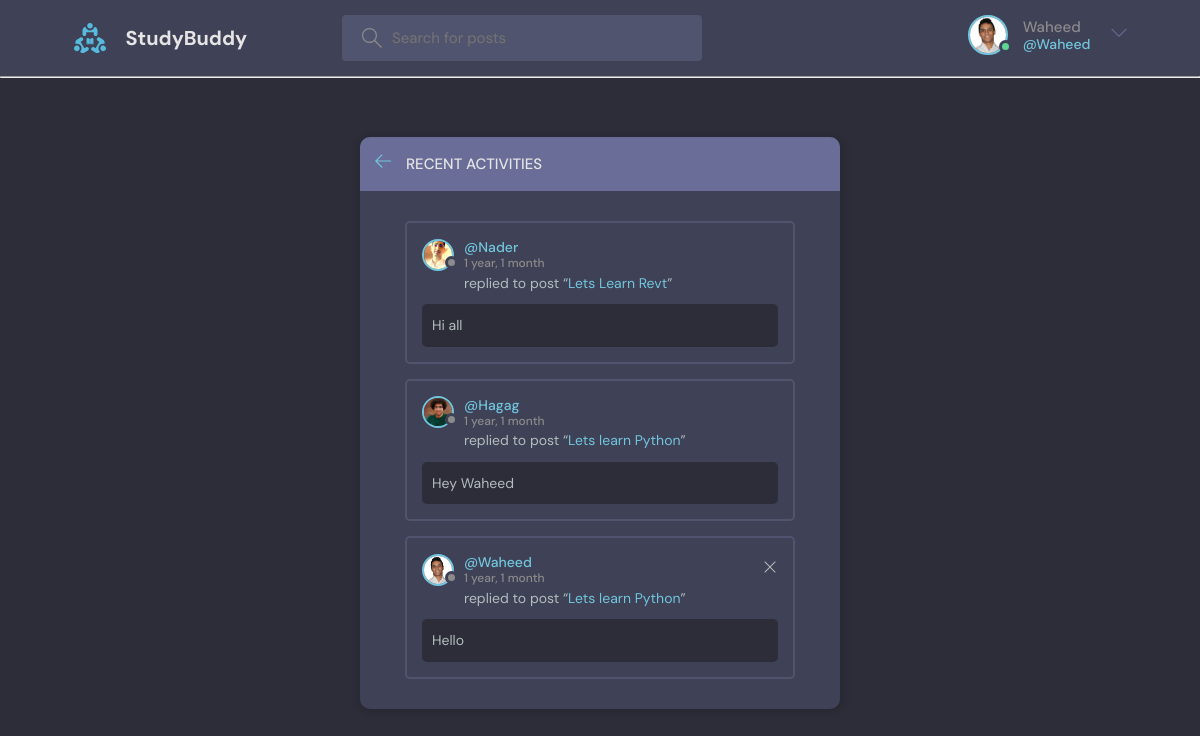
/activity/ (signed in), run on the app's committed database.
### base/models.py (models this page shows)
class User(AbstractUser):
    name = models.CharField(max_length=200,null=True)
    email = models.EmailField(unique=True, null=True)
    bio = models.TextField(null=True)
    avatar = models.ImageField(null=True,default='avatar.svg')
    USERNAME_FIELD = 'email'
    REQUIRED_FIELDS =[]

class Message(models.Model):
    user = models.ForeignKey(User,on_delete=models.CASCADE)
    room = models.ForeignKey(Room,on_delete=models.CASCADE)
    body = models.TextField()
    updated = models.DateTimeField(auto_now=True)
    created = models.DateTimeField(auto_now_add=True)
    class Meta:
        ordering =['-updated','-created']
    def __str__(self):
        return self.body[0:50]

class Room(models.Model):
    host = models.ForeignKey(User,on_delete=models.CASCADE,null=True)
    topic = models.ForeignKey(Topic,on_delete=models.SET_NULL,null=True)
    name = models.CharField(max_length=200)
    description = models.TextField(null=True, blank=True)
    participants = models.ManyToManyField(User,related_name='participants',blank=True)
    updated = models.DateTimeField(auto_now=True)
    created = models.DateTimeField(auto_now_add=True)
    class Meta:
        ordering = ['-updated','-created']
    def __str__(self):
        return self.name

### base/views.py (the view)
# urls.py: path("activity/",views.userActivity,name='activity')
@login_required(login_url='/login')
def userActivity(request):
    room_messages= Message.objects.all()
    return render(request,'base/activity.html',{"room_messages":room_messages})

### base/templates/base/activity.html
{% extends 'main.html' %} {% block content %}
<main class="layout">
  <div class="container">
    <div class="layout__box">
      <div class="layout__boxHeader">
        <div class="layout__boxTitle">
          <a href="{{request.META.HTTP_REFERER}}">
            <svg
              version="1.1"
              xmlns="http://www.w3.org/2000/svg"
              width="32"
              height="32"
              viewBox="0 0 32 32"
            >
              <title>arrow-left</title>
              <path
                d="M13.723 2.286l-13.723 13.714 13.719 13.714 1.616-1.611-10.96-10.96h27.625v-2.286h-27.625l10.965-10.965-1.616-1.607z"
              ></path>
            </svg>
          </a>
          <h3>Recent Activities</h3>
        </div>
      </div>
      <div class="activities-page layout__body">
        {% for message in room_messages %}
        <div class="activities__box">
          <div class="activities__boxHeader roomListRoom__header">
            <a
              href="{% url 'user-profile' message.user.id %}"
              class="roomListRoom__author"
            >
              <div class="avatar avatar--small">
                <img src="{{message.user.avatar.url}}" />
              </div>
              <p>
                @{{message.user.username}}
                <span>{{message.created|timesince}}</span>
              </p>
            </a>
            {% if request.user == message.user %}
            <div class="roomListRoom__actions">
              <a href="{% url 'delete-message' message.id %}">
                <svg
                  version="1.1"
                  xmlns="http://www.w3.org/2000/svg"
                  width="32"
                  height="32"
                  viewBox="0 0 32 32"
                >
                  <title>remove</title>
                  <path
                    d="M27.314 6.019l-1.333-1.333-9.98 9.981-9.981-9.981-1.333 1.333 9.981 9.981-9.981 9.98 1.333 1.333 9.981-9.98 9.98 9.98 1.333-1.333-9.98-9.98 9.98-9.981z"
                  ></path>
                </svg>
              </a>
            </div>
            {% endif %}
          </div>
          <div class="activities__boxContent">
            <p>
              replied to post “<a href="{% url 'room' message.room.id %}"
                >{{message.room}}</a
              >”
            </p>
            <div class="activities__boxRoomContent">{{message}}</div>
          </div>
        </div>
        {% endfor %}
      </div>
    </div>
  </div>
</main>
{% endblock content %}

### templates/navbar.html (shortened to what this page needs)
{% load static %}
<header class="header header--loggedIn">
  <div class="container">
    <a href="{% url 'home' %}" class="header__logo">
      <img src="{% static 'images/logo.svg' %}" />
      <h1>StudyBuddy</h1>
    </a>
    {% if request.user.is_authenticated %}
    <form class="header__search" method='GET' action = "{% url 'home' %}">
      <label>
        <input type='text' name="q" placeholder="Search for posts" />
      </label>
    </form>
    {% endif %}
    <nav class="header__menu">
      {% if request.user.is_authenticated %}
        <div class="header__user">
          <a href="{% url 'user-profile' request.user.id %}">
            <div class="avatar avatar--medium active">
              <img src="{{request.user.avatar.url}}" />
            </div>
            <p>{{request.user.username}}<span>@{{request.user.username}}</span></p>
          </a>
          <button class="dropdown-button">
            <svg version="1.1" xmlns="http://www.w3.org/2000/svg" width="32" height="32" viewBox="0 0 32 32">
              <title>chevron-down</title>
              <path d="M16 21l-13-13h-3l16 16 16-16h-3l-13 13z"></path>
            </svg>
          </button>
        </div>
      {% else %}
        <a href="{% url 'login' %}">
          <img src="{% static 'images/avatar.svg' %}" />
          <p>Login</p>
        </a>
      {% endif %}
    </nav>
  </div>
</header>
<hr>

### data on the page
User: user.avatar (picture), user.username "Waheed"
Message: user.avatar (picture), user.username "Nader", created "1 year, 1 month", room "Lets Learn Revt", body "Hi all"
Message: user.avatar (picture), user.username "Hagag", created "1 year, 1 month", room "Lets learn Python", body "Hey Waheed"
Message: user.avatar (picture), user.username "Waheed", created "1 year, 1 month", room "Lets learn Python", body "Hello"
